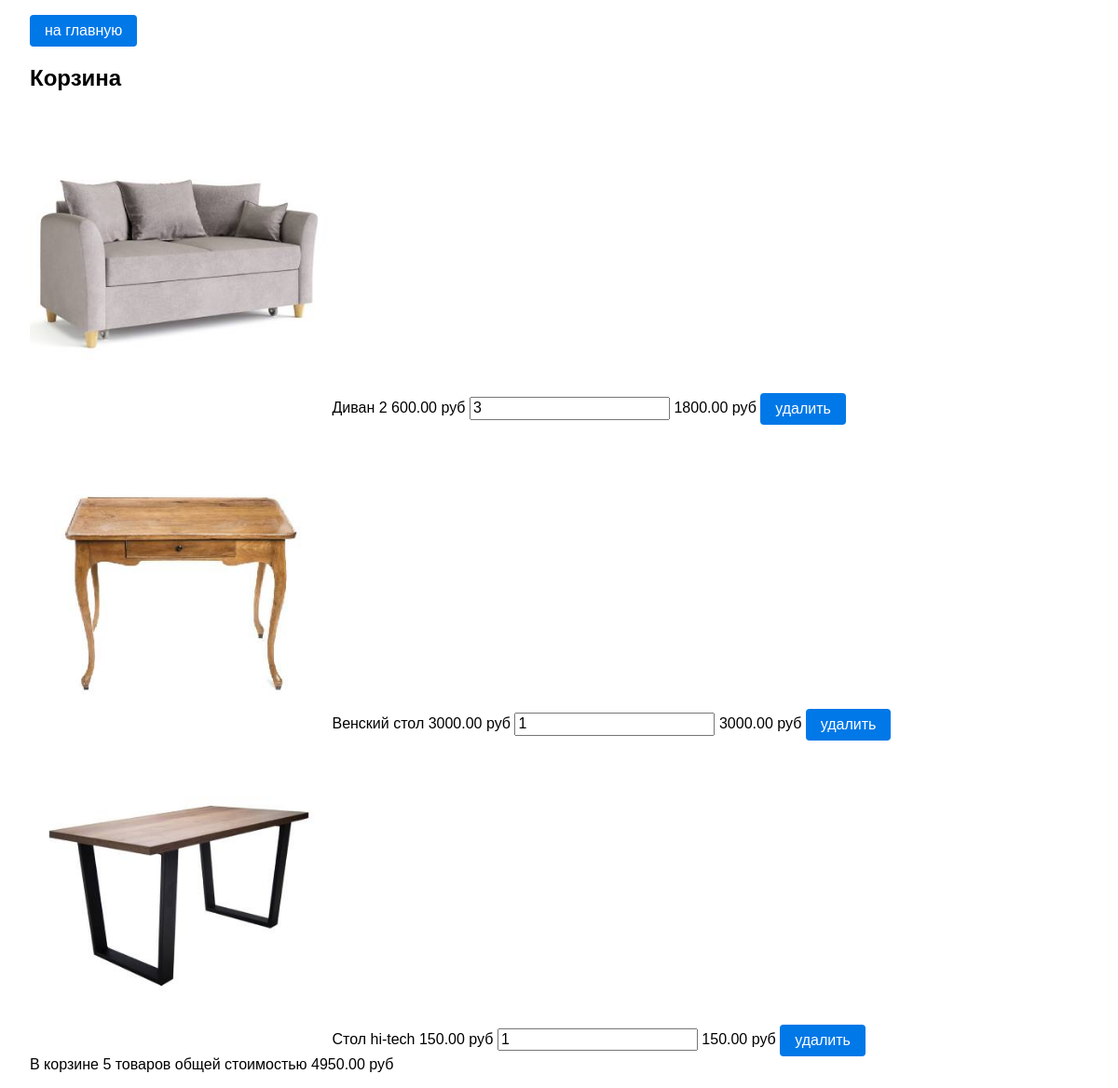
Page /basket/ (signed in) on the committed database.
### basketapp/models.py (models this page shows, shortened)
class Basket(models.Model):
    user = models.ForeignKey(get_user_model(), on_delete=models.CASCADE, related_name='basket')
    product = models.ForeignKey(Product, on_delete=models.CASCADE)
    quantity = models.PositiveSmallIntegerField(verbose_name='количество', default=0)
    created_at = models.DateTimeField(verbose_name='время', auto_now_add=True)
    objects = BasketManager()
    @property
    def cost(self):
        return self.quantity * self.product.price

### mainapp/models.py (models this page shows, shortened)
class Product(models.Model):
    category = models.ForeignKey(Category, verbose_name='категория продукт', on_delete=models.DO_NOTHING)
    name = models.CharField(verbose_name='имя продукта', max_length=25, unique=False)
    description = models.TextField(verbose_name='описание продукта', blank=True)
    image = models.ImageField(verbose_name='изображение продукта', upload_to='product_images')
    price = models.DecimalField(verbose_name='цена продукта', max_digits=10, decimal_places=2, default=0)
    quantity = models.PositiveIntegerField(verbose_name='количество на складе', default=0)

### authapp/models.py (models this page shows)
class ShopUser(AbstractUser):
    avatar = models.ImageField(upload_to='users_avatars', blank=True)
    age = models.PositiveIntegerField(verbose_name='возраст', null=True)
    city = models.CharField(max_length=64, blank=True)

### basketapp/views.py (the view)
# urls.py: path("", basketapp.view, name='view'),
@login_required
def view(request):
    return render(
        request,
        'basketapp/view.html',
        context={'title': "Корзина"}
    )

### basketapp/models.py (called while the page is built)
    def quantity(self):
        return sum(item.quantity for item in self.all())

    def sum(self):
        return sum(item.product.price * item.quantity for item in self.all())

### basketapp/templates/basketapp/view.html
{% extends 'basketapp/base.html' %}
{% load static %}
{% block content %}
<div class="basket_list">
   {% include 'basketapp/includes/inc_basket_list.html' %}
</div>
{% endblock %}

### basketapp/templates/basketapp/includes/inc_basket_list.html
{% load static %}
{% for item in user.basket.all %}
<div class="basket_record">
    <img class="product-image" src="/media/{{ item.product.image }}" alt="{{ item.product.description }}">
    <span class="product_name">{{ item.product.name }}</span>
    <span class="product_price">{{ item.product.price }}&nbspруб</span>
    <input type="number" name="{{ item.pk }}" min="0" value="{{ item.quantity }}">
    <span class="product_cost">{{ item.cost }}&nbspруб</span>
    <a href="{% url 'basket:remove' item.pk %}" class="pure-button pure-button-primary button-radius">
        удалить
    </a>
</div>
{% endfor %}
{% if user.basket.all %}
<div class="basket_summary">
    В корзине {{ user.basket.quantity }} товаров общей стоимостью
    {{ user.basket.sum }} руб
</div>
{% endif %}

### static/css/pure-min.css (style rules this page uses)
html { line-height:1.15;-webkit-text-size-adjust:100% }
body { margin:0 }
a { background-color:transparent }
img { border-style:none }
button,input,optgroup,select,textarea { font-family:inherit;font-size:100%;line-height:1.15;margin:0 }
button,input { overflow:visible }
html { font-family:sans-serif }
.pure-button { display:inline-block;line-height:normal;white-space:nowrap;vertical-align:middle;text-align:center;cursor:pointer;-webkit-user-drag:none;-webkit-user-select:none;-moz-user-select:none;-ms-user-select:none;user-select:none;-webkit-box-sizing:border-box;box-sizing:border-box }
.pure-button { font-family:inherit;font-size:100%;padding:.5em 1em;color:rgba(0,0,0,.8);border:none transparent;background-color:#e6e6e6;text-decoration:none;border-radius:2px }
.pure-button-primary,.pure-button-selected,a.pure-button-primary,a.pure-button-selected { background-color:#0078e7;color:#fff }

### static/css/basket-styles.css (style rules this page uses)
.product-image { padding-top: 6px; max-width: 320px; }
.button-radius { border-radius: 4px; }

### rows in the picture
Basket: product.image (picture), product.name "Диван 2", product.price "600.00", quantity "3", cost "1800.00"
Basket: product.image (picture), product.name "Венский стол", product.price "3000.00", quantity "1", cost "3000.00"
Basket: product.image (picture), product.name "Стол hi-tech", product.price "150.00", quantity "1", cost "150.00"
ShopUser: basket.quantity "5", basket.sum "4950.00"

### other values in the picture
{{ title }} "Корзина"
